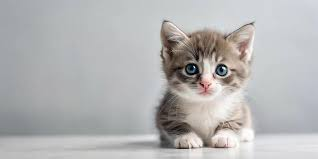
#> input picture lab-session/01-opencv-practice/data/cat.png, 318 x 159 px, given in place of cat.jpg, which was not available
$ python 05_draw_shapes.py
#> lines starting #> are read from the running program, lines starting #| are printed output that depends on the picture
from pathlib import Path
import sys

import cv2


BASE_DIR = Path(__file__).resolve().parents[1]
DATA_DIR = BASE_DIR / "data"
OUTPUT_DIR = BASE_DIR / "outputs"
OUTPUT_DIR.mkdir(exist_ok=True)


def main() -> None:
    image_path = DATA_DIR / "cat.jpg"
    image = cv2.imread(str(image_path))
#> image is the input picture: shape (159, 318, 3); mean B, G, R 180, 179.7, 180.3

    if image is None:
        sys.exit(f"Could not open image: {image_path}")

    cv2.line(image, (20, 20), (200, 160), (255, 0, 0), 4)
    cv2.rectangle(image, (220, 40), (380, 180), (0, 255, 0), 3)
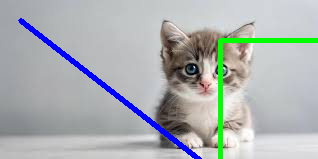
#> image: shape (159, 318, 3); mean B, G, R 178.2, 177.2, 172.2
    cv2.circle(image, (130, 270), 55, (0, 0, 255), -1)
    cv2.putText(
        image,
        "OpenCV Lab",
        (210, 280),
        cv2.FONT_HERSHEY_SIMPLEX,
        0.9,
        (255, 255, 255),
        2,
        cv2.LINE_AA,
    )

    output_path = OUTPUT_DIR / "cat_annotated.jpg"
    cv2.imwrite(str(output_path), image)

    cv2.imshow("Draw Shapes", image)
    cv2.waitKey(0)
    cv2.destroyAllWindows()
    print(f"Saved annotated image to: {output_path}")


if __name__ == "__main__":
    main()

$ run again, with 2023_cv_lecture/Data/object.jpg saved as lab-session/01-opencv-practice/data/cat.png
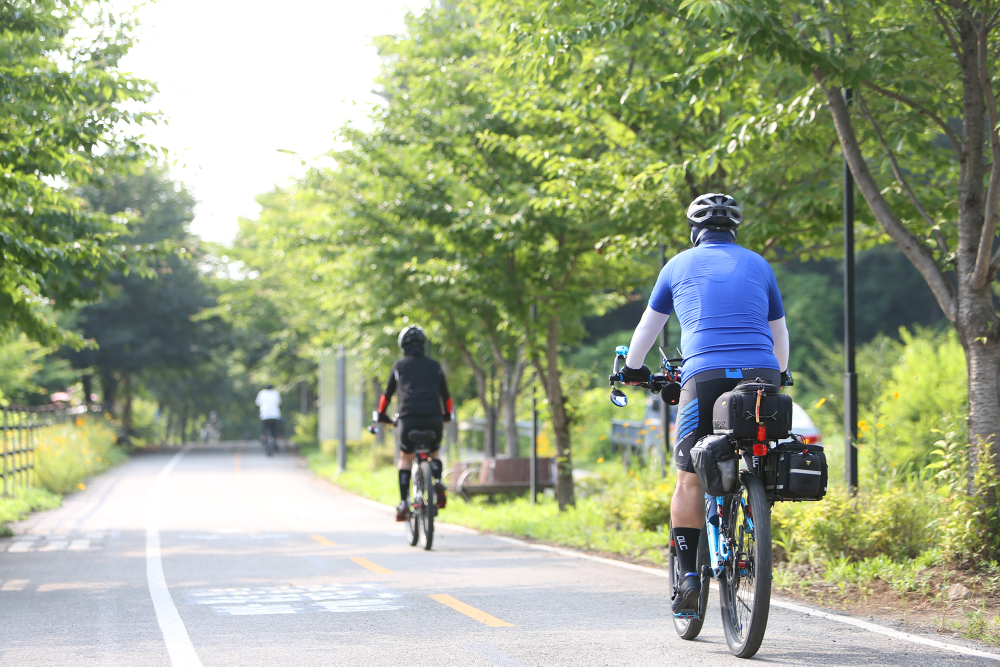
#> input picture 2023_cv_lecture/Data/object.jpg, 2000 x 1333 px, given in place of cat.jpg, which was not available (shown at 1/2 size)
#> in main, image is the input picture: shape (1333, 2000, 3); mean B, G, R 136.8, 166.4, 156.5
#> in main, `cv2.circle(image, (130, 270), 55, (0, 0, 255), -1)`:
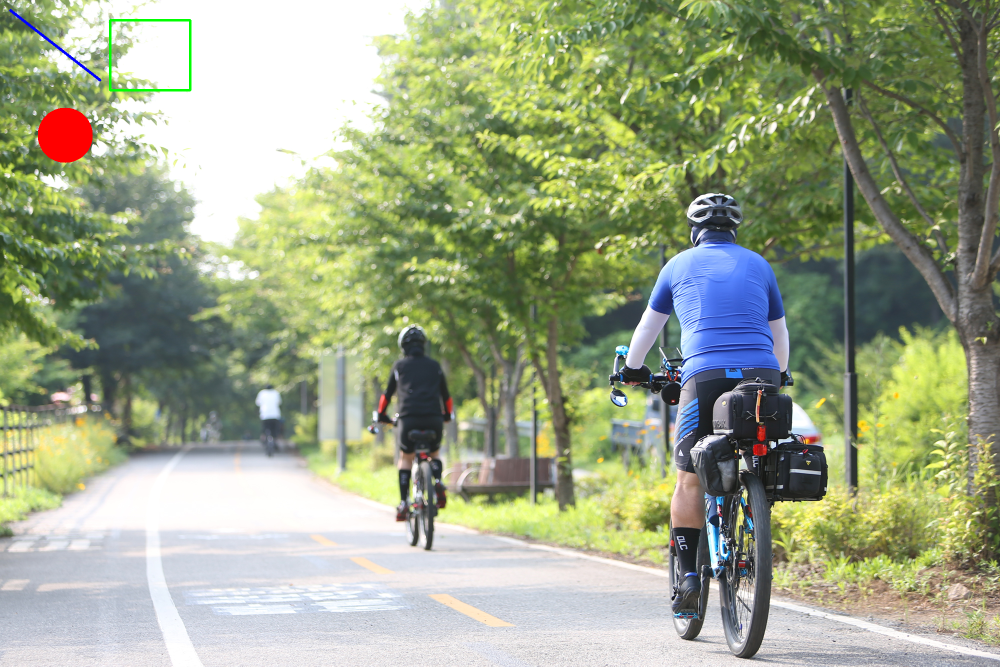
#> image: shape (1333, 2000, 3) (shown at 1/2 size); mean B, G, R 136.3, 165.8, 156.6
